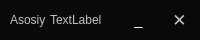
     <widget class="QFrame" name="frame_header">
      <property name="minimumSize">
       <size>
        <width>0</width>
        <height>40</height>
       </size>
      </property>
      <property name="maximumSize">
       <size>
        <width>16777215</width>
        <height>40</height>
       </size>
      </property>
      <property name="cursor">
       <cursorShape>ArrowCursor</cursorShape>
      </property>
      <property name="styleSheet">
       <string notr="true">QFrame{
background:rgba(0,0,0,0.8);
}
QFrame{

border-radius:none;

}

QFrame:hover{
background:rgba(0,0,0,0.9);
}</string>
      </property>
      <property name="frameShape">
       <enum>QFrame::StyledPanel</enum>
      </property>
      <property name="frameShadow">
       <enum>QFrame::Raised</enum>
      </property>
      <layout class="QHBoxLayout" name="horizontalLayout">
       <property name="spacing">
        <number>0</number>
       </property>
       <property name="leftMargin">
        <number>10</number>
       </property>
       <property name="topMargin">
        <number>0</number>
       </property>
       <property name="rightMargin">
        <number>0</number>
       </property>
       <property name="bottomMargin">
        <number>0</number>
       </property>
       <item>
        <widget class="QLabel" name="label_2">
         <property name="minimumSize">
          <size>
           <width>40</width>
           <height>0</height>
          </size>
         </property>
         <property name="maximumSize">
          <size>
           <width>40</width>
           <height>16777215</height>
          </size>
         </property>
         <property name="font">
          <font>
           <pointsize>9</pointsize>
          </font>
         </property>
         <property name="styleSheet">
          <string notr="true">
color:silver;
background:transparent;</string>
         </property>
         <property name="text">
          <string>Asosiy</string>
         </property>
        </widget>
       </item>
       <item>
        <widget class="QLabel" name="label_admin">
         <property name="styleSheet">
          <string notr="true">
color:silver;
background:transparent;</string>
         </property>
         <property name="text">
          <string>TextLabel</string>
         </property>
        </widget>
       </item>
       <item>
        <widget class="QPushButton" name="btn_minimize">
         <property name="minimumSize">
          <size>
           <width>41</width>
           <height>40</height>
          </size>
         </property>
         <property name="maximumSize">
          <size>
           <width>41</width>
           <height>40</height>
          </size>
         </property>
         <property name="font">
          <font>
           <pointsize>11</pointsize>
           <underline>false</underline>
          </font>
         </property>
         <property name="cursor">
          <cursorShape>PointingHandCursor</cursorShape>
         </property>
         <property name="styleSheet">
          <string notr="true">QPushButton{
background:rgba(0, 0, 0,0.15);
border-radius:none;
color: white;
}


QPushButton:hover{
background:rgba(0, 0, 0,0.6)
}</string>
         </property>
         <property name="text">
          <string>_</string>
         </property>
        </widget>
       </item>
       <item>
        <widget class="QPushButton" name="btn_close">
         <property name="minimumSize">
          <size>
           <width>41</width>
           <height>40</height>
          </size>
         </property>
         <property name="maximumSize">
          <size>
           <width>41</width>
           <height>40</height>
          </size>
         </property>
         <property name="font">
          <font>
           <pointsize>13</pointsize>
          </font>
         </property>
         <property name="cursor">
          <cursorShape>PointingHandCursor</cursorShape>
         </property>
         <property name="styleSheet">
          <string notr="true">QPushButton{
background:rgba(0, 0, 0,0.15);
color:silver;

border-radius:none;
}


QPushButton:hover{
background:red;
color:white
}</string>
         </property>
         <property name="text">
          <string>✕</string>
         </property>
        </widget>
       </item>
      </layout>
     </widget>
